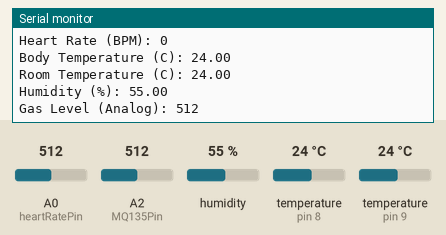
Bench run of a sketch on a simulated Arduino Uno, built with avr-gcc and run on an emulated ATmega328P. On the bench: the last lines printed to the serial monitor. The test bench sets the inputs (shaded band); at power-on: A2 (MQ135Pin) = 512, A0 (heartRatePin) = 512, humidity 55 %, temperature (sensors on pin 8, pin 9) 24 °C.

Above: at 7.9 s.
8.0 s: A2 (MQ135Pin) set to 309
At 10.3 s:
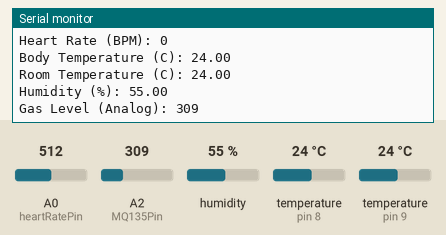
11.7 s: A2 (MQ135Pin) set to 288
At 13.5 s:
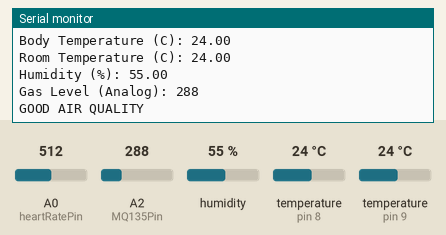
Timing chart, 0 to 15.0 s (numbered marks = the images above; inputs shaded):
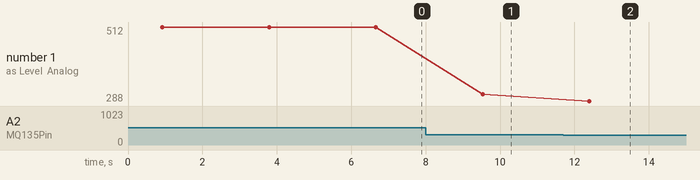

Measured:
- the behaviour switches between 300 and 299 on A2 (MQ135Pin) (found by bisection; images 1 and 2)
- after the input at 8.0 s, the serial monitor: prints a new line after 1.5 s (image 1)
- after the input at 11.7 s, the serial monitor: prints a new line after 0.70 s (image 2)
- plotted number 1: 512 → 309 after the input at 8.0 s, 309 → 288 after the input at 11.7 s

The sketch:

Code_Patient_Monitoring.ino
```cpp
#include <DHT.h>
#include <OneWire.h>
#include <DallasTemperature.h>

// Pin Definitions
#define DHTPIN 9     // Data pin for DHT11 sensor
#define DHTTYPE DHT11  // DHT11 sensor type
#define ONE_WIRE_BUS 8  // Pin for DS18B20 sensor
const int heartRatePin = A0;  // Pin for Heart Rate sensor
const int MQ135Pin = A2;      // Pin for MQ135 gas sensor (connected to A2)

// Initialize Sensors
DHT dht(DHTPIN, DHTTYPE);
OneWire oneWire(ONE_WIRE_BUS);
DallasTemperature sensors(&oneWire);

// Heart Rate Sensor Variables
int sensorValueHR = 0;       // To store sensor readings from heart rate sensor
int lastSensorValueHR = 0;   // Last sensor value for comparison
int beatThreshold = 512;     // Threshold to detect a heartbeat (adjust this value based on your sensor)
unsigned long lastBeatTime = 0; // Time of last beat detection
unsigned long currentTime = 0;  // Current time for BPM calculation
unsigned long beatInterval = 0;  // Time interval between beats in milliseconds
int beatsPerMinute = 0;    // Heart rate (beats per minute)

// Other Sensor Variables
float humidity = 0;
float temperature = 0;
float Celsius = 0;
float Fahrenheit = 0;

void setup() {
  // Start Serial Communication
  Serial.begin(9600);

  // Initialize Sensors
  dht.begin();  // DHT11 sensor
  sensors.begin();  // DS18B20 sensor

  // Print headers for tabulated data
  Serial.println("Sensor\t\tValue");
}

void loop() {
  // Read DHT11 Sensor (Humidity and Temperature)
  humidity = dht.readHumidity();
  temperature = dht.readTemperature();
  if (isnan(humidity) || isnan(temperature)) {
    Serial.println("Failed to read from DHT sensor!");
    return;
  }

  // Read DS18B20 Sensor (Temperature)
  sensors.requestTemperatures();
  Celsius = sensors.getTempCByIndex(0);
  Fahrenheit = sensors.toFahrenheit(Celsius);

  // Read Heart Rate Sensor (Analog value)
  sensorValueHR = analogRead(heartRatePin);

  // Detect Heartbeat (for BPM calculation)
  if (sensorValueHR > beatThreshold && lastSensorValueHR <= beatThreshold) {
    currentTime = millis();
    beatInterval = currentTime - lastBeatTime;

    if (beatInterval > 0) {
      beatsPerMinute = 60000 / beatInterval;
    }

    // Print Beat Detected message and BPM
    Serial.println("BEAT DETECTED");
    Serial.print("Heart Rate (BPM): ");
    Serial.println(beatsPerMinute);

    lastBeatTime = currentTime;
  } else {
    // No beat detected, send zero BPM value
    Serial.println("NO BEAT DETECTED");
    Serial.print("Heart Rate (BPM): ");
    Serial.println(0);
  }

  // Read MQ135 Gas Sensor (Analog value)
  int gasLevel = analogRead(MQ135Pin);

  // Print Sensor Values in a Clear Format
  // DS18B20 Body Temperature
  Serial.print("Body Temperature (C): ");
  Serial.println(Celsius);

  // DHT11 Room Temperature
  Serial.print("Room Temperature (C): ");
  Serial.println(temperature);

  // DHT11 Humidity
  Serial.print("Humidity (%): ");
  Serial.println(humidity);

  // MQ135 Gas Level with Air Quality Check
  Serial.print("Gas Level (Analog): ");
  Serial.println(gasLevel);
  if (gasLevel < 300) { // Example threshold for good air quality (adjust as needed)
    Serial.println("GOOD AIR QUALITY");
  }

  // Update the last sensor value for next comparison
  lastSensorValueHR = sensorValueHR;

  // Small delay to avoid too much serial output
  delay(2000);  // Adjust the delay as needed
}
```
